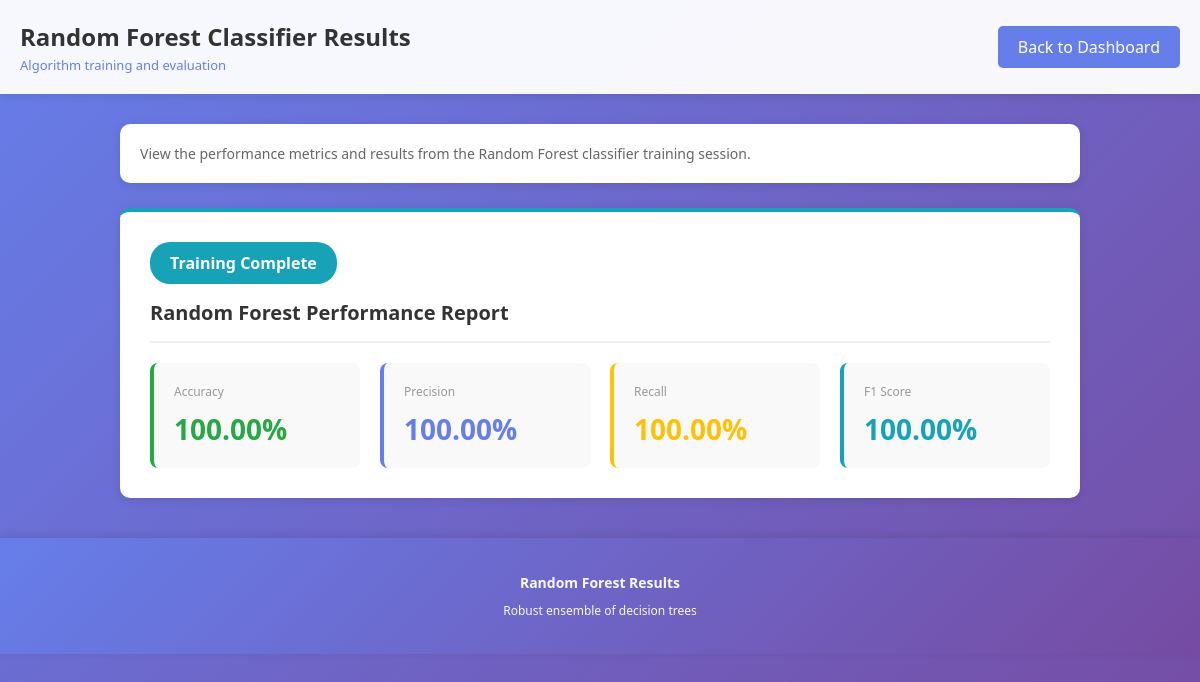
/algorithm3/ (signed in), run on the app's committed database.
### adminapp/models.py (models this page shows, shortened)
class Dataset(models.Model):
    data_id    = models.AutoField(primary_key=True)
    data_set   = models.FileField(upload_to='datasets/')
    gb_accuracy  = models.FloatField(null=True, blank=True)
    gb_precision = models.FloatField(null=True, blank=True)
    gb_recall    = models.FloatField(null=True, blank=True)
    gb_f1_score  = models.FloatField(null=True, blank=True)
    gb_algo      = models.CharField(max_length=100, null=True, blank=True)
    ad_accuracy  = models.FloatField(null=True, blank=True)
    ad_precision = models.FloatField(null=True, blank=True)
    ad_recall    = models.FloatField(null=True, blank=True)
    ad_f1_score  = models.FloatField(null=True, blank=True)
    ad_algo      = models.CharField(max_length=100, null=True, blank=True)
    rf_accuracy  = models.FloatField(null=True, blank=True)
    rf_precision = models.FloatField(null=True, blank=True)
    rf_recall    = models.FloatField(null=True, blank=True)
    rf_f1_score  = models.FloatField(null=True, blank=True)
    rf_algo      = models.CharField(max_length=100, null=True, blank=True)
    nb_accuracy  = models.FloatField(null=True, blank=True)
    nb_precision = models.FloatField(null=True, blank=True)
    nb_recall    = models.FloatField(null=True, blank=True)
    nb_f1_score  = models.FloatField(null=True, blank=True)
    nb_algo      = models.CharField(max_length=100, null=True, blank=True)
    xgb_accuracy  = models.FloatField(null=True, blank=True)
    xgb_precision = models.FloatField(null=True, blank=True)
    xgb_recall    = models.FloatField(null=True, blank=True)
    xgb_f1_score  = models.FloatField(null=True, blank=True)
    xgb_algo      = models.CharField(max_length=100, null=True, blank=True)

### adminapp/views.py (the view)
    def wrapper(request, *args, **kwargs):
        if not request.session.get('admin_logged_in'):
            messages.warning(request, 'Please login as admin first')
            return redirect('admin_login')
        return view_func(request, *args, **kwargs)

### adminapp/views.py (called while the page is built)
def check_admin_auth(view_func):
    def wrapper(request, *args, **kwargs):
        if not request.session.get('admin_logged_in'):
            messages.warning(request, 'Please login as admin first')
            return redirect('admin_login')
        return view_func(request, *args, **kwargs)
    return wrapper

@check_admin_auth
def random_forest_classifier(req):
    data = Dataset.objects.all().order_by('-data_id').first()
    context = {'data': data}
    return render(req, 'admin_template/algorithm-random-forest-classifier.html', context)

### templates/admin_template/algorithm-random-forest-classifier.html (shortened to what this page needs)
<!DOCTYPE html>
<html>
<head>
</head>
<body>
    <header>
        <div class="header-content">
            <div>
                <h1>Random Forest Classifier Results</h1>
                <div class="header-subtitle">Algorithm training and evaluation</div>
            </div>
            <a href="{% url 'index' %}" class="back-link">Back to Dashboard</a>
        </div>
    </header>
    <div class="container">
        <div class="info-box">
            <p>View the performance metrics and results from the Random Forest classifier training session.</p>
        </div>
        {% if data and data.rf_accuracy %}
        <div class="result-card" style="border-top-color: #17a2b8;">
            <div class="success-badge" style="background: #17a2b8;">Training Complete</div>
            <h2>Random Forest Performance Report</h2>
            <div style="display: grid; grid-template-columns: repeat(4, 1fr); gap: 20px; margin-top: 20px;">
                <div style="background: #f9f9f9; padding: 20px; border-radius: 8px; border-left: 4px solid #28a745;">
                    <p style="color: #999; font-size: 12px; margin-bottom: 10px;">Accuracy</p>
                    <p style="color: #28a745; font-size: 28px; font-weight: bold; margin: 0;">{{ data.rf_accuracy|floatformat:2 }}%</p>
                </div>
                <div style="background: #f9f9f9; padding: 20px; border-radius: 8px; border-left: 4px solid #667eea;">
                    <p style="color: #999; font-size: 12px; margin-bottom: 10px;">Precision</p>
                    <p style="color: #667eea; font-size: 28px; font-weight: bold; margin: 0;">{{ data.rf_precision|floatformat:2 }}%</p>
                </div>
                <div style="background: #f9f9f9; padding: 20px; border-radius: 8px; border-left: 4px solid #ffc107;">
                    <p style="color: #999; font-size: 12px; margin-bottom: 10px;">Recall</p>
                    <p style="color: #ffc107; font-size: 28px; font-weight: bold; margin: 0;">{{ data.rf_recall|floatformat:2 }}%</p>
                </div>
                <div style="background: #f9f9f9; padding: 20px; border-radius: 8px; border-left: 4px solid #17a2b8;">
                    <p style="color: #999; font-size: 12px; margin-bottom: 10px;">F1 Score</p>
                    <p style="color: #17a2b8; font-size: 28px; font-weight: bold; margin: 0;">{{ data.rf_f1_score|floatformat:2 }}%</p>
                </div>
            </div>
        </div>
        {% else %}
        <div class="result-card">
            <h2>No Results Available</h2>
            <div class="result-content">No results available yet. Go to <a href="{% url 'algorithm1' %}">Algorithms page</a> and click "Run Analysis" on Random Forest button.</div>
        </div>
        {% endif %}
    </div>
    <footer>
        <p><strong>Random Forest Results</strong></p>
        <p style="margin-top: 10px; font-size: 12px;">Robust ensemble of decision trees</p>
    </footer>
</body>
</html>

### templates/admin_template/algorithm-random-forest-classifier.html (style rules this page uses)
* { margin: 0; padding: 0; box-sizing: border-box; }
body { font-family: 'Segoe UI', Tahoma, Geneva, Verdana, sans-serif; background: linear-gradient(135deg, #667eea 0%, #764ba2 100%); min-height: 100vh; }
header { background: rgba(255, 255, 255, 0.95); padding: 20px; box-shadow: 0 2px 10px rgba(0,0,0,0.1); position: sticky; top: 0; z-index: 100; }
.header-content { max-width: 1200px; margin: 0 auto; display: flex; justify-content: space-between; align-items: center; }
h1 { color: #333; font-size: 24px; margin: 0; }
.header-subtitle { color: #667eea; font-size: 13px; margin-top: 3px; }
.back-link { background: #667eea; color: white; padding: 10px 20px; border-radius: 5px; text-decoration: none; transition: all 0.3s; display: inline-block; }
.container { max-width: 1000px; margin: 30px auto; padding: 0 20px; }
.info-box { background: white; padding: 20px; border-radius: 10px; margin-bottom: 25px; box-shadow: 0 2px 10px rgba(0,0,0,0.1); }
.info-box p { color: #666; margin: 0; font-size: 14px; }
.result-card { background: white; padding: 30px; border-radius: 10px; box-shadow: 0 2px 10px rgba(0,0,0,0.1); border-top: 4px solid #667eea; margin-bottom: 25px; }
.result-card h2 { color: #333; margin-bottom: 20px; font-size: 20px; border-bottom: 2px solid #f0f0f0; padding-bottom: 15px; }
.success-badge { display: inline-block; background: #28a745; color: white; padding: 10px 20px; border-radius: 20px; margin-bottom: 15px; font-weight: 600; }
footer { text-align: center; padding: 35px 20px; background: linear-gradient(135deg, #667eea 0%, #764ba2 100%); color: white; margin-top: 40px; box-shadow: 0 -2px 10px rgba(0,0,0,0.1); }
footer p { font-size: 14px; opacity: 0.95; margin: 0; }

### data on the page
Dataset: rf_accuracy "100.00", rf_precision "100.00", rf_recall "100.00", rf_f1_score "100.00"
